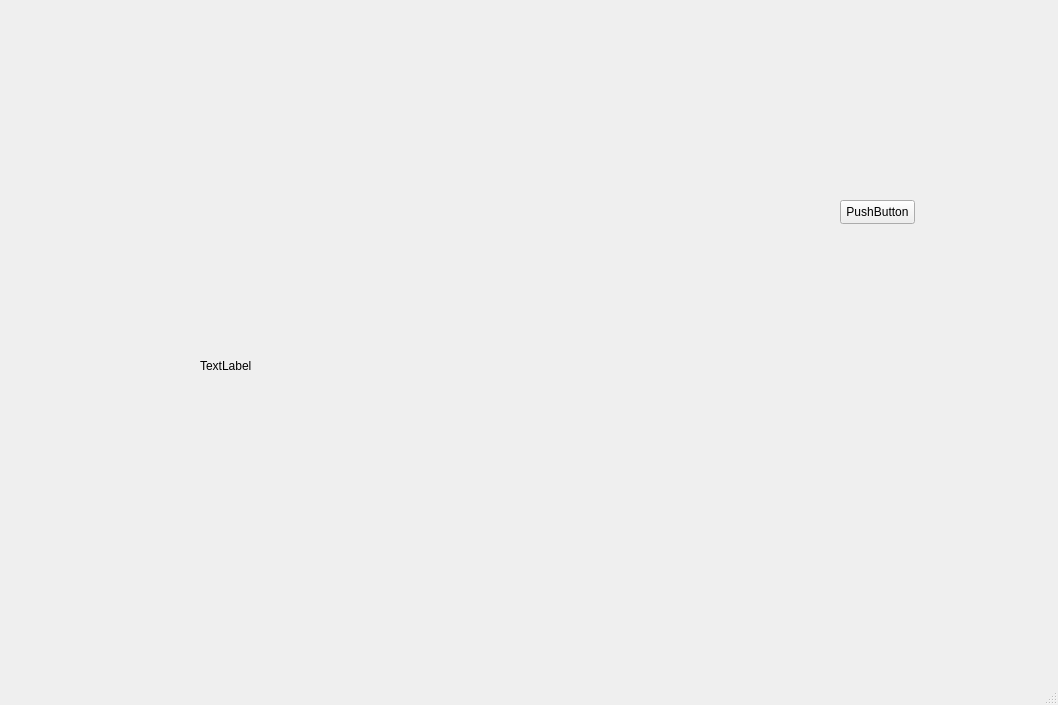
<?xml version="1.0" encoding="UTF-8"?>
<ui version="4.0">
 <class>MainWindow</class>
 <widget class="QMainWindow" name="MainWindow">
  <property name="geometry">
   <rect>
    <x>0</x>
    <y>0</y>
    <width>1058</width>
    <height>705</height>
   </rect>
  </property>
  <property name="windowTitle">
   <string>MainWindow</string>
  </property>
  <widget class="QWidget" name="centralwidget">
   <widget class="QPushButton" name="pushButton">
    <property name="geometry">
     <rect>
      <x>840</x>
      <y>200</y>
      <width>75</width>
      <height>24</height>
     </rect>
    </property>
    <property name="text">
     <string>PushButton</string>
    </property>
   </widget>
   <widget class="QLabel" name="label">
    <property name="geometry">
     <rect>
      <x>200</x>
      <y>180</y>
      <width>481</width>
      <height>371</height>
     </rect>
    </property>
    <property name="text">
     <string>TextLabel</string>
    </property>
   </widget>
  </widget>
  <widget class="QMenuBar" name="menubar">
   <property name="geometry">
    <rect>
     <x>0</x>
     <y>0</y>
     <width>1058</width>
     <height>22</height>
    </rect>
   </property>
  </widget>
  <widget class="QStatusBar" name="statusbar"/>
 </widget>
 <resources/>
 <connections/>
</ui>
